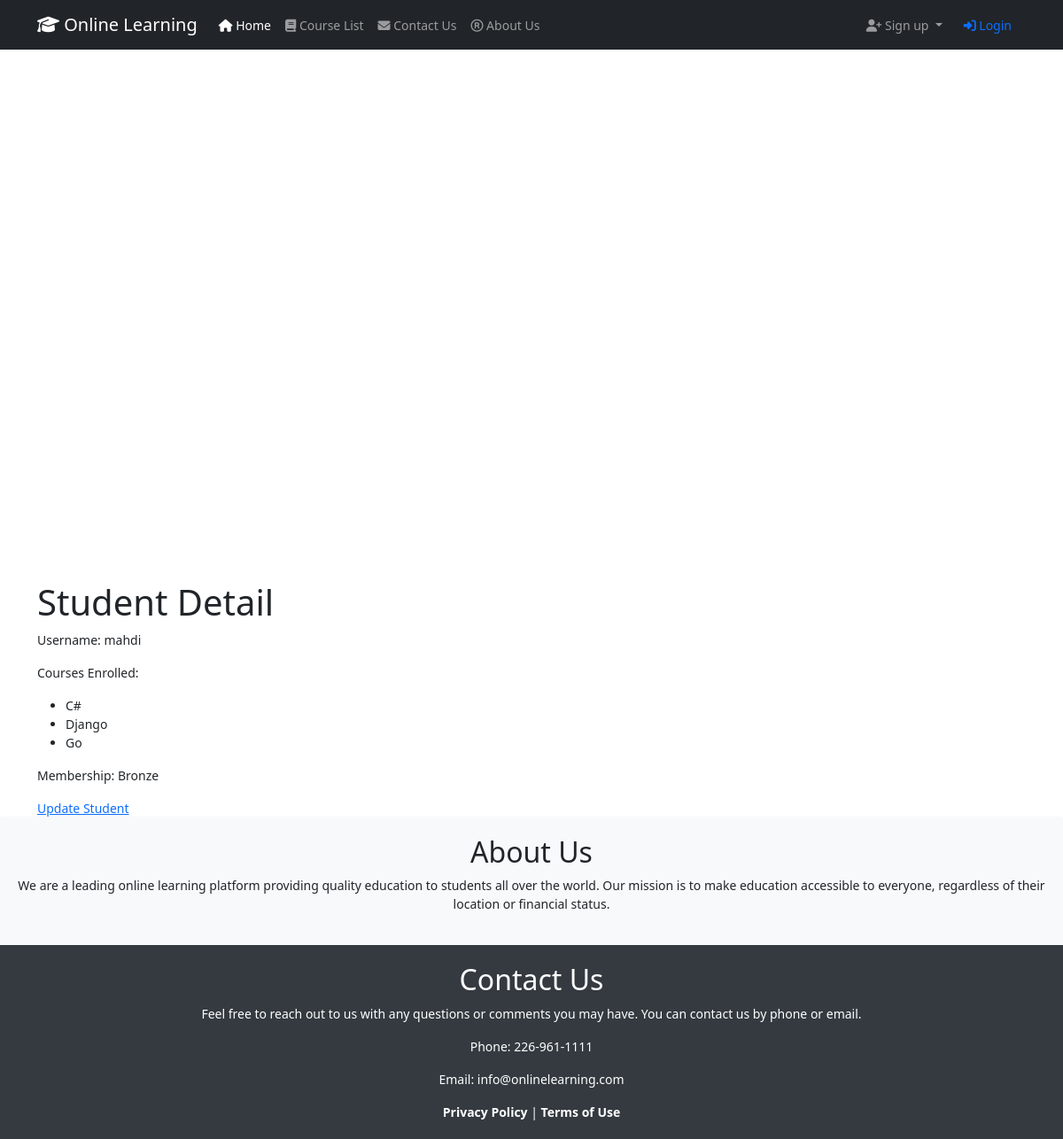
Page /students/7/ on the committed database.
### WhiteboardApp/models.py (models this page shows, shortened)
class Student(models.Model):
    user = models.OneToOneField(User, on_delete=models.CASCADE, related_name='student')
    profile_picture = models.ImageField(upload_to='profile_pictures/', null=True, blank=True)
    bio = models.TextField(blank=True)
    date_of_birth = models.DateField(null=True, blank=True)
    address = models.CharField(max_length=255, blank=True)
    website = models.URLField(blank=True)
    phone_number = models.CharField(max_length=15, null=True, blank=True)
    courses_enrolled = models.ManyToManyField(Course, through='Enrollment')
    membership = models.ForeignKey(Membership, on_delete=models.SET_NULL, null=True, default=0)
    additional_data = models.JSONField(blank=True, null=True)
    class Meta:
        db_table = 'WhiteboardApp_student'
        verbose_name = 'student'
        verbose_name_plural = 'students'

class Course(models.Model):
    title = models.CharField(max_length=100)
    description = models.TextField()
    instructor = models.ForeignKey(Instructor, on_delete=models.CASCADE)
    start_date = models.DateField()
    end_date = models.DateField()
    is_active = models.BooleanField(default=True)
    syllabus = models.FileField(upload_to='syllabus/', null=True, blank=True)
    prerequisites = models.ManyToManyField('self', blank=True)
    avatar = models.ImageField(upload_to='avatars/', null=True, blank=True)
    additional_data = models.JSONField(blank=True, null=True)

class Membership(models.Model):
    MEMBERSHIP_CHOICES = (
        ('no', 'No-Membership'),
        ('gold', 'Gold'),
        ('silver', 'Silver'),
        ('bronze', 'Bronze'),
    )
    name = models.CharField(max_length=100, choices=MEMBERSHIP_CHOICES)
    description = models.TextField()
    price = models.DecimalField(max_digits=8, decimal_places=2)
    benefits = models.TextField()
    def __str__(self):
        return self.get_name_display()

### WhiteboardApp/views.py (the view)
# urls.py: path('students/<int:pk>/', views.student_detail, name='student-detail'),
def student_detail(request, pk):
    student = get_object_or_404(Student, pk=pk)
    return render(request, 'StudentTemplates/student_detail.html', {'student': student})

### templates/StudentTemplates/student_detail.html (shortened to what this page needs)
{% extends "base.html" %}
{% block content %}
    <h1>Student Detail</h1>
    <p>Username: {{ student.user.username }}</p>
    <p>Courses Enrolled:</p>
    <ul>
        {% for course in student.courses_enrolled.all %}
            <li>{{ course.title }}</li>
        {% endfor %}
    </ul>
    <p>Membership: {{ student.membership }}</p>
    <a href="{% url 'WhiteboardApp:student-update' student.pk %}">Update Student</a>
{% endblock %}

### static/css/base.css (style rules this page uses)
body { font-size: 14px; }

### rows in the picture
Student: user.username "mahdi", membership "Bronze"
Course: title "C#"
Course: title "Django"
Course: title "Go"
